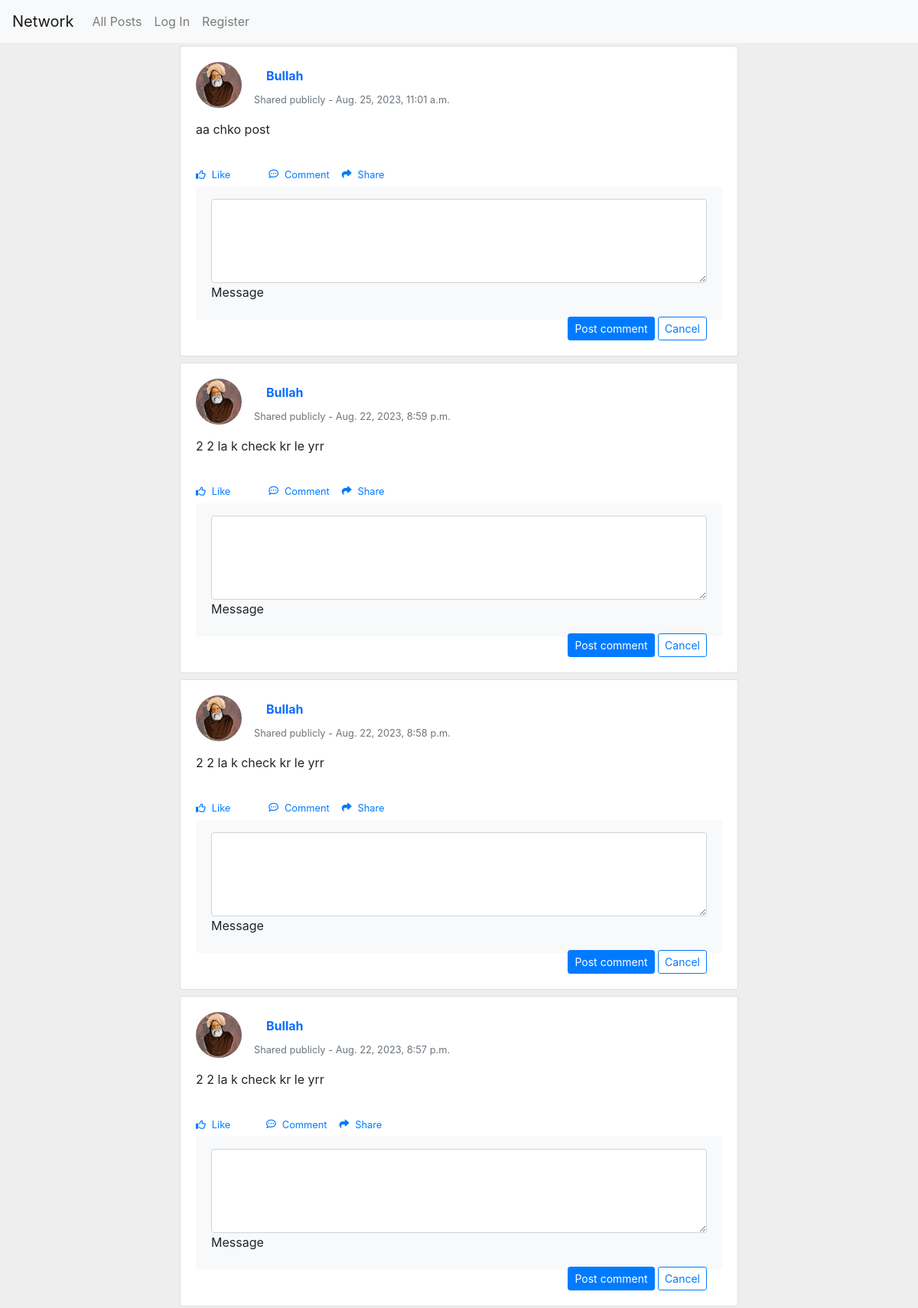
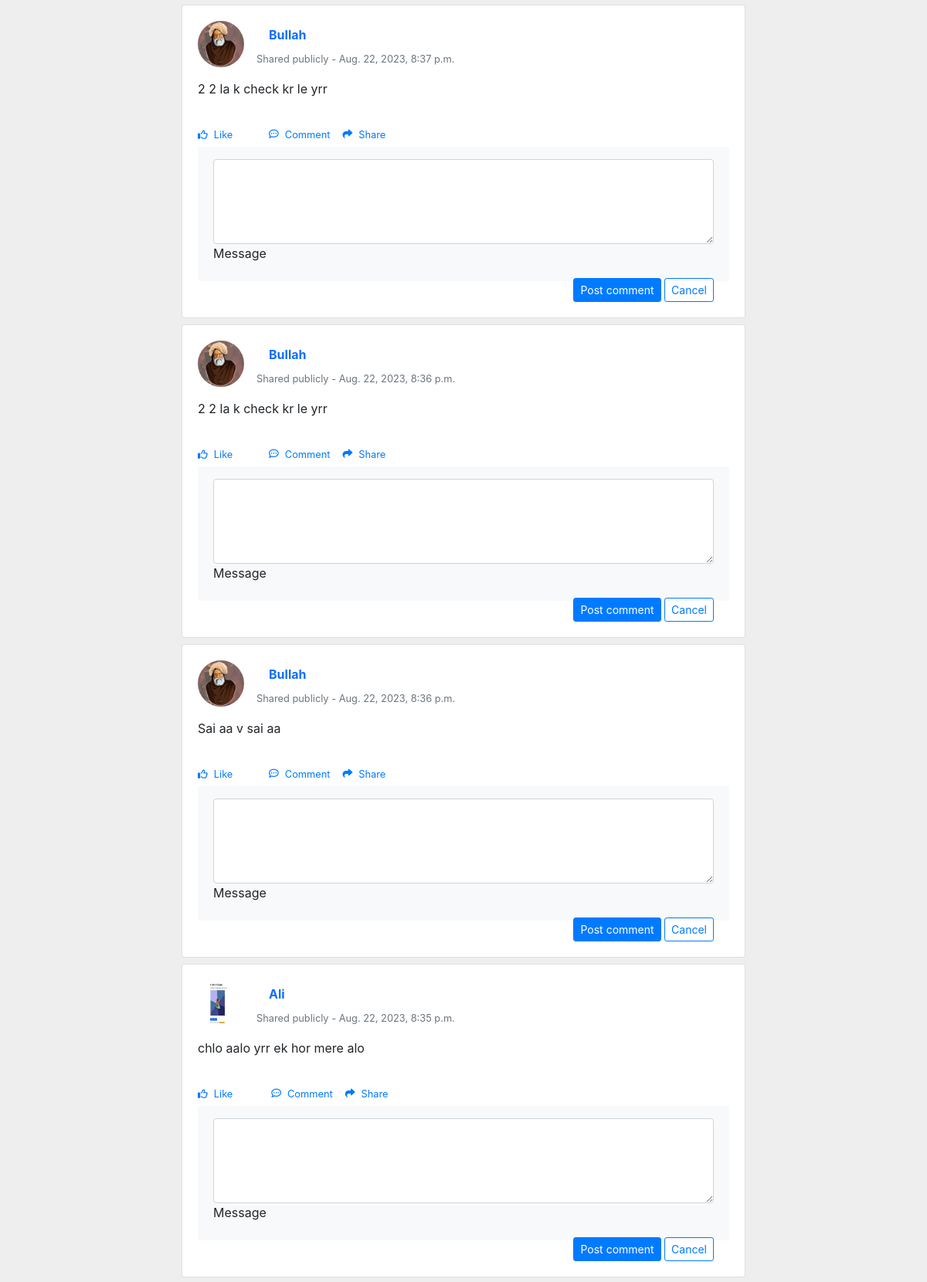
Screenshot of /?page=2 (upper part) with the database file from the repository (2 pictures, top to bottom).
### network/models.py (models this page shows, shortened)
class Post(models.Model):
    user = models.ForeignKey(User, on_delete=models.CASCADE, related_name="Creater")
    text = models.TextField()
    created_at = models.DateTimeField(auto_now_add=True)

class User(AbstractUser):
    picture = models.ImageField(upload_to='network/files/profile_pictures/', blank=True, null=True)

### network/views.py (the view)
# urls.py: path("", views.index, name="index"),
def index(request):
    if request.method == "POST":
        user_id = request.POST["user_id"]
        post_text = request.POST["post_text"]
        user = User.objects.get(pk = user_id)
        new_post = Post(
                user = user,
                text = post_text
            )
        new_post.save()
        posts = Post.objects.annotate(num_likes=models.Count('post_liked')).order_by('-created_at').all()
        paginator = Paginator(posts, 10)  # Show 10 contacts per page.
        page_number = request.GET.get("page")
        page_obj = paginator.get_page(page_number)
        like_list = []
        likes = Like.objects.all()
        try:
            for like in likes:
                if like.Liker.id == request.user.id:
                    like_list.append(like.Post_Liked.id)
        except:
            like_list = []
        return render(request, "network/index.html", {'posts' : posts, "page_obj": page_obj, "like_list": like_list})
    else:
        posts = Post.objects.annotate(num_likes=models.Count('post_liked')).order_by('-created_at').all()
        paginator = Paginator(posts, 10)  # Show 2 contacts per page.
        page_number = request.GET.get("page")
        page_obj = paginator.get_page(page_number)
        like_list = []
        likes = Like.objects.all()
        try:
            for like in likes:
                if like.Liker.id == request.user.id:
                    like_list.append(like.Post_Liked.id)
        except:
            like_list = []
        return render(request, "network/index.html", {'posts' : posts, "page_obj": page_obj, "like_list": like_list})

### network/templates/network/index.html (shortened to what this page needs)
{% extends "network/layout.html" %}
{% block body %}
      {% for post in page_obj %}
      <section id = "post_id" style="background-color: #eee;" data-post-id = "{{post.id}}">
        <div class="container py-1">
          <div class="row d-flex justify-content-center">
            <div class="col-md-12 col-lg-10 col-xl-8">
              <div class="card">
                <div class="card-body">
                  <div class="d-flex flex-start align-items-center">
                    <img class="rounded-circle shadow-1-strong me-3"
                      src="{{post.user.picture}}" alt="avatar" width="60"
                      height="60" />
                    <div>
                      <h6 class="fw-bold text-primary mb-1">
                        <a class="nav-link" href="{% url 'profile' post.user.id%}">
                        {{post.user}}
                      </a>
                      </h6>
                      <p class="text-muted small mb-0">
                        Shared publicly - {{post.created_at}}
                      </p>
                    </div>
                  </div>
                  <div id = "pst{{post.id}}">
                    <p class="mt-3 mb-4 pb-2" id = "psttxt{{post.id}}" >
                      {{post.text}}
                    </p>
                  </div>
                  <div id = "opr{{post.id}}">
                  <div class="small d-flex justify-content-start" >
                    {% if post.id in like_list %}
                    <a href="#!" class="d-flex align-items-center me-3" id = "like-button" like-post-id = "{{post.id}}" like-post-user = {{request.user.id}} like-num = "{{ post.num_likes }}">
                      <div id = "icon{{post.id}}"><i class="fas fa-thumbs-up"></i></div>
                      <p class="mb-0">Like</p>
                      <div id = like{{post.id}}>
                      <span id="like-counter" class="like-counter ">{{ post.num_likes }}</span>
                    </div>
                    </a>
                    {% else %}
                    <a href="#!" class="d-flex align-items-center me-3" id = "like-button" like-post-id = "{{post.id}}" like-post-user = {{request.user.id}} like-num = "{{ post.num_likes }}">
                      <div id = "icon{{post.id}}"><i class="far fa-thumbs-up me-2"></i></div>
                      <p class="mb-0">Like</p>
                      <div id = like{{post.id}}>
                    </div>
                    </a>
                    {% endif %}
                    <a href="#!" class="d-flex align-items-center me-3">
                      <i class="far fa-comment-dots me-2"></i>
                      <p class="mb-0">Comment</p>
                    </a>
                    <a href="#!" class="d-flex align-items-center me-3">
                      <i class="fas fa-share me-2"></i>
                      <p class="mb-0">Share</p>
                    </a>
                  </div>
                </div>
                <div class="card-footer py-3 border-0" style="background-color: #f8f9fa;">
                  <div class="d-flex flex-start w-100">
                    <div class="form-outline w-100">
                      <textarea class="form-control" id="textAreaExample" rows="4"
                        style="background: #fff;"></textarea>
                      <label class="form-label" for="textAreaExample">Message</label>
                    </div>
                  </div>
                  <div class="float-end mt-2 pt-1">
                    <button type="button" class="btn btn-primary btn-sm">
                      Post comment
                    </button>
                    <button type="button" class="btn btn-outline-primary btn-sm">
                      Cancel
                    </button>
                  </div>
                </div>
              </div>
            </div>
          </div>
        </div>
      </section>
      {% endfor %}
{% endblock %}

### network/static/network/styles.css (style rules this page uses)
body { margin-top:20px; background:#eee; }
.btn:not(:disabled):not(.disabled) { cursor: pointer; }

### rows the page displays
Post: user.picture (picture), user "Bullah", created_at "Aug. 25, 2023, 11:01 a.m.", text "aa chko post"
Post: user.picture (picture), user "Bullah", created_at "Aug. 22, 2023, 8:59 p.m.", text "2 2 la k check kr le yrr"
Post: user.picture (picture), user "Bullah", created_at "Aug. 22, 2023, 8:58 p.m.", text "2 2 la k check kr le yrr"
Post: user.picture (picture), user "Bullah", created_at "Aug. 22, 2023, 8:57 p.m.", text "2 2 la k check kr le yrr"
Post: user.picture (picture), user "Bullah", created_at "Aug. 22, 2023, 8:37 p.m.", text "2 2 la k check kr le yrr"
Post: user.picture (picture), user "Bullah", created_at "Aug. 22, 2023, 8:36 p.m.", text "2 2 la k check kr le yrr"
Post: user.picture (picture), user "Bullah", created_at "Aug. 22, 2023, 8:36 p.m.", text "Sai aa v sai aa"
Post: user.picture (picture), user "Ali", created_at "Aug. 22, 2023, 8:35 p.m.", text "chlo aalo yrr ek hor mere alo"
